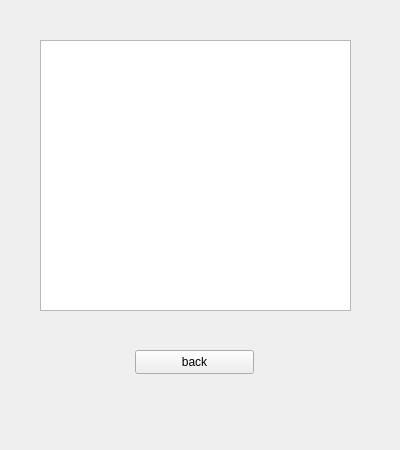
<?xml version="1.0" encoding="UTF-8"?>
<ui version="4.0">
 <class>halloffame</class>
 <widget class="QWidget" name="halloffame">
  <property name="geometry">
   <rect>
    <x>0</x>
    <y>0</y>
    <width>400</width>
    <height>450</height>
   </rect>
  </property>
  <property name="windowTitle">
   <string>Uno</string>
  </property>
  <widget class="QPushButton" name="HallOfFameBackBtn">
   <property name="geometry">
    <rect>
     <x>135</x>
     <y>350</y>
     <width>119</width>
     <height>24</height>
    </rect>
   </property>
   <property name="text">
    <string>back</string>
   </property>
  </widget>
  <widget class="QListWidget" name="listWidget">
   <property name="geometry">
    <rect>
     <x>40</x>
     <y>40</y>
     <width>311</width>
     <height>271</height>
    </rect>
   </property>
  </widget>
 </widget>
 <resources/>
 <connections/>
</ui>
